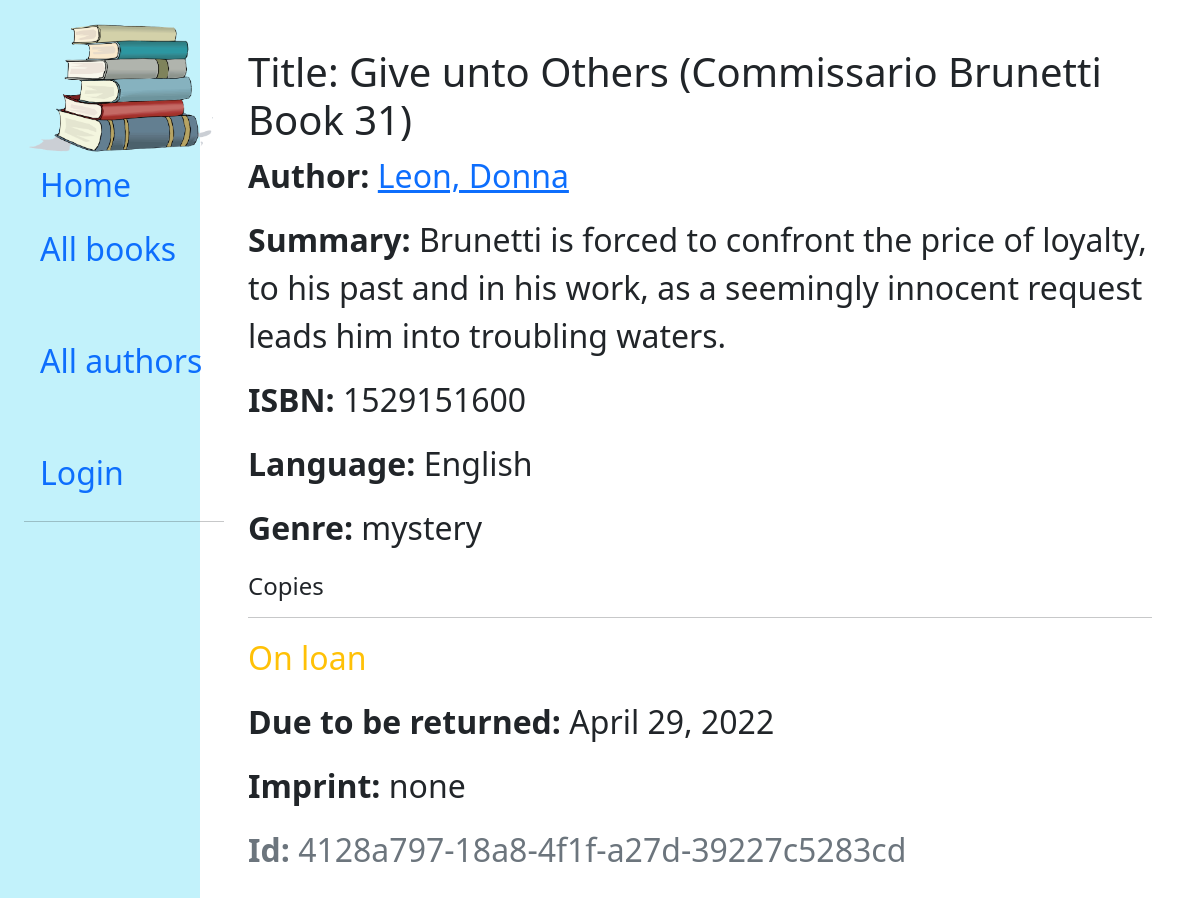
/catalog/book/2, run on the app's committed database.
### catalog/models.py (models this page shows, shortened)
class Book(models.Model):
    title = models.CharField(max_length=200)
    author = models.ForeignKey('Author', on_delete=models.SET_NULL, null=True)
    summary = models.TextField(max_length=1000, help_text='Enter a brief description of the book')
    isbn = models.CharField('ISBN', max_length=13, unique=True,
                             help_text='13 Character <a href="https://www.isbn-international.org/content/what-isbn">ISBN number</a>')
    genre = models.ManyToManyField(Genre, help_text='Select a genre for this book')
    language = models.ForeignKey('Language', on_delete=models.SET_NULL, null=True)
    class Meta:
        ordering = ['title', 'author']
    def display_genre(self):
        """Creates a string for the Genre. This is required to display genre in Admin."""
        return ', '.join([genre.name for genre in self.genre.all()[:3]])
    display_genre.short_description = 'Genre'

class Author(models.Model):
    first_name = models.CharField(max_length=100)
    last_name = models.CharField(max_length=100)
    date_of_birth = models.DateField(null=True, blank=True)
    date_of_death = models.DateField('Died', null=True, blank=True)
    class Meta:
        ordering = ['last_name', 'first_name']
    def get_absolute_url(self):
        return reverse('author-detail', args=[str(self.id)])
    def __str__(self):
        return f'{self.last_name}, {self.first_name}'

class Language(models.Model):
    name = models.CharField(max_length=200,
                            help_text="Enter the book's natural language (e.g. English, French, Japanese etc.)")
    def __str__(self):
        return self.name

class Genre(models.Model):
    name = models.CharField(max_length=200, help_text='Enter a book genre (e.g. Science Fiction)')
    def __str__(self):
        return self.name

class BookInstance(models.Model):
    id = models.UUIDField(primary_key=True, default=uuid.uuid4, help_text='Unique ID for this particular book across whole library')
    book = models.ForeignKey('Book', on_delete=models.RESTRICT, null=True)
    imprint = models.CharField(max_length=200)
    due_back = models.DateField(null=True, blank=True)
    borrower = models.ForeignKey(User, on_delete=models.SET_NULL, null=True, blank=True)
    LOAN_STATUS = (
        ('m', 'Maintenance'),
        ('o', 'On loan'),
        ('a', 'Available'),
        ('r', 'Reserved'),
    )
    status = models.CharField(
        max_length=1,
        choices=LOAN_STATUS,
        blank=True,
        default='m',
        help_text='Book availability',
    )
    class Meta:
        ordering = ['due_back']
        permissions = (("can_mark_returned", "Set book as returned"),)

### catalog/views.py (the view)
# urls.py: path('book/<int:pk>', views.BookDetailView.as_view(), name='book-detail'),
class BookDetailView(generic.DetailView):
    model = Book

### catalog/templates/catalog/book_detail.html
{% extends "base_generic.html" %}
{% block content %}
<h1>Title: {{ book.title }}</h1>
<p><strong>Author:</strong> <a href="{{ book.author.get_absolute_url }}">{{ book.author }}</a></p>
<p><strong>Summary:</strong> {{ book.summary }}</p>
<p><strong>ISBN:</strong> {{ book.isbn }}</p>
<p><strong>Language:</strong> {{ book.language }}</p>
<p><strong>Genre:</strong> {{ book.genre.all|join:", " }}</p>
<div style="margin-top:20px">
  <h4>Copies</h4>
  {% for copy in book.bookinstance_set.all %}
  <hr>
  <p
    class="{% if copy.status == 'a' %}text-success{% elif copy.status == 'm' %}text-danger{% else %}text-warning{% endif %}">
    {{ copy.get_status_display }}
  </p>
  {% if copy.status != 'a' %}
  <p><strong>Due to be returned:</strong> {{ copy.due_back }}</p>
  {% endif %}
  <p><strong>Imprint:</strong> {{ copy.imprint }}</p>
  <p class="text-muted"><strong>Id:</strong> {{ copy.id }}</p>
  {% endfor %}
</div>
{% endblock %}

### catalog/static/css/styles.css (style rules this page uses)
body { font-size: 2rem; }

### data on the page
Book: title "Give unto Others (Commissario Brunetti Book 31)", author "Leon, Donna", summary "Brunetti is forced to confront the price of loyalty, to his past and in his work, as a seemingly innocent request leads him into troubling waters.", isbn "1529151600", language "English", genre.all "mystery"
BookInstance: status "On loan", due_back "April 29, 2022", imprint "none", id "4128a797-18a8-4f1f-a27d-39227c5283cd"
